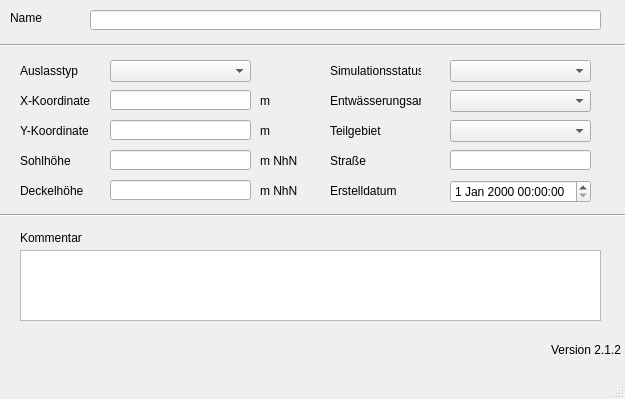
<?xml version="1.0" encoding="UTF-8"?>
<ui version="4.0">
 <class>MainWindow</class>
 <widget class="QMainWindow" name="MainWindow">
  <property name="enabled">
   <bool>true</bool>
  </property>
  <property name="geometry">
   <rect>
    <x>0</x>
    <y>0</y>
    <width>625</width>
    <height>399</height>
   </rect>
  </property>
  <property name="windowTitle">
   <string>MainWindow</string>
  </property>
  <widget class="QWidget" name="centralwidget">
   <widget class="QLabel" name="label">
    <property name="geometry">
     <rect>
      <x>10</x>
      <y>10</y>
      <width>46</width>
      <height>16</height>
     </rect>
    </property>
    <property name="text">
     <string>Name</string>
    </property>
   </widget>
   <widget class="Line" name="line">
    <property name="geometry">
     <rect>
      <x>0</x>
      <y>30</y>
      <width>631</width>
      <height>31</height>
     </rect>
    </property>
    <property name="orientation">
     <enum>Qt::Horizontal</enum>
    </property>
   </widget>
   <widget class="QLabel" name="label_14">
    <property name="geometry">
     <rect>
      <x>20</x>
      <y>230</y>
      <width>81</width>
      <height>16</height>
     </rect>
    </property>
    <property name="text">
     <string>Kommentar</string>
    </property>
   </widget>
   <widget class="QLabel" name="label_11">
    <property name="geometry">
     <rect>
      <x>260</x>
      <y>90</y>
      <width>41</width>
      <height>21</height>
     </rect>
    </property>
    <property name="text">
     <string>m</string>
    </property>
   </widget>
   <widget class="QLabel" name="label_5">
    <property name="geometry">
     <rect>
      <x>20</x>
      <y>180</y>
      <width>81</width>
      <height>21</height>
     </rect>
    </property>
    <property name="text">
     <string>Deckelhöhe</string>
    </property>
   </widget>
   <widget class="QLabel" name="label_8">
    <property name="geometry">
     <rect>
      <x>260</x>
      <y>150</y>
      <width>41</width>
      <height>21</height>
     </rect>
    </property>
    <property name="text">
     <string>m NhN</string>
    </property>
   </widget>
   <widget class="QLabel" name="label_70">
    <property name="geometry">
     <rect>
      <x>330</x>
      <y>180</y>
      <width>91</width>
      <height>21</height>
     </rect>
    </property>
    <property name="text">
     <string>Erstelldatum</string>
    </property>
   </widget>
   <widget class="QLabel" name="label_9">
    <property name="geometry">
     <rect>
      <x>20</x>
      <y>120</y>
      <width>81</width>
      <height>21</height>
     </rect>
    </property>
    <property name="text">
     <string>Y-Koordinate</string>
    </property>
   </widget>
   <widget class="QLabel" name="label_12">
    <property name="geometry">
     <rect>
      <x>260</x>
      <y>120</y>
      <width>41</width>
      <height>21</height>
     </rect>
    </property>
    <property name="text">
     <string>m</string>
    </property>
   </widget>
   <widget class="Line" name="line_2">
    <property name="geometry">
     <rect>
      <x>0</x>
      <y>200</y>
      <width>631</width>
      <height>31</height>
     </rect>
    </property>
    <property name="orientation">
     <enum>Qt::Horizontal</enum>
    </property>
   </widget>
   <widget class="QLabel" name="label_6">
    <property name="geometry">
     <rect>
      <x>20</x>
      <y>90</y>
      <width>81</width>
      <height>21</height>
     </rect>
    </property>
    <property name="text">
     <string>X-Koordinate</string>
    </property>
   </widget>
   <widget class="QLabel" name="label_10">
    <property name="geometry">
     <rect>
      <x>260</x>
      <y>180</y>
      <width>41</width>
      <height>21</height>
     </rect>
    </property>
    <property name="text">
     <string>m NhN</string>
    </property>
   </widget>
   <widget class="QLabel" name="label_3">
    <property name="geometry">
     <rect>
      <x>20</x>
      <y>150</y>
      <width>81</width>
      <height>21</height>
     </rect>
    </property>
    <property name="text">
     <string>Sohlhöhe</string>
    </property>
   </widget>
   <widget class="QLabel" name="label_40">
    <property name="geometry">
     <rect>
      <x>20</x>
      <y>60</y>
      <width>91</width>
      <height>21</height>
     </rect>
    </property>
    <property name="text">
     <string>Auslasstyp</string>
    </property>
   </widget>
   <widget class="QLabel" name="label_4">
    <property name="geometry">
     <rect>
      <x>330</x>
      <y>60</y>
      <width>91</width>
      <height>21</height>
     </rect>
    </property>
    <property name="text">
     <string>Simulationsstatus</string>
    </property>
   </widget>
   <widget class="QLabel" name="label_7">
    <property name="geometry">
     <rect>
      <x>330</x>
      <y>90</y>
      <width>91</width>
      <height>21</height>
     </rect>
    </property>
    <property name="text">
     <string>Entwässerungsart</string>
    </property>
   </widget>
   <widget class="QLabel" name="label_43">
    <property name="geometry">
     <rect>
      <x>330</x>
      <y>150</y>
      <width>91</width>
      <height>21</height>
     </rect>
    </property>
    <property name="text">
     <string>Straße</string>
    </property>
   </widget>
   <widget class="QTextEdit" name="kommentar">
    <property name="geometry">
     <rect>
      <x>20</x>
      <y>250</y>
      <width>581</width>
      <height>71</height>
     </rect>
    </property>
   </widget>
   <widget class="QLineEdit" name="schnam">
    <property name="geometry">
     <rect>
      <x>90</x>
      <y>10</y>
      <width>511</width>
      <height>20</height>
     </rect>
    </property>
   </widget>
   <widget class="QComboBox" name="auslasstyp">
    <property name="geometry">
     <rect>
      <x>110</x>
      <y>60</y>
      <width>141</width>
      <height>22</height>
     </rect>
    </property>
   </widget>
   <widget class="QLineEdit" name="xsch">
    <property name="geometry">
     <rect>
      <x>110</x>
      <y>90</y>
      <width>141</width>
      <height>20</height>
     </rect>
    </property>
   </widget>
   <widget class="QLineEdit" name="ysch">
    <property name="geometry">
     <rect>
      <x>110</x>
      <y>120</y>
      <width>141</width>
      <height>20</height>
     </rect>
    </property>
   </widget>
   <widget class="QLineEdit" name="sohlhoehe">
    <property name="geometry">
     <rect>
      <x>110</x>
      <y>150</y>
      <width>141</width>
      <height>20</height>
     </rect>
    </property>
   </widget>
   <widget class="QLineEdit" name="deckelhoehe">
    <property name="geometry">
     <rect>
      <x>110</x>
      <y>180</y>
      <width>141</width>
      <height>20</height>
     </rect>
    </property>
   </widget>
   <widget class="QComboBox" name="simstatus">
    <property name="enabled">
     <bool>true</bool>
    </property>
    <property name="geometry">
     <rect>
      <x>450</x>
      <y>60</y>
      <width>141</width>
      <height>22</height>
     </rect>
    </property>
   </widget>
   <widget class="QComboBox" name="entwart">
    <property name="geometry">
     <rect>
      <x>450</x>
      <y>90</y>
      <width>141</width>
      <height>22</height>
     </rect>
    </property>
   </widget>
   <widget class="QLineEdit" name="strasse">
    <property name="geometry">
     <rect>
      <x>450</x>
      <y>150</y>
      <width>141</width>
      <height>20</height>
     </rect>
    </property>
   </widget>
   <widget class="QgsDateTimeEdit" name="createdat">
    <property name="geometry">
     <rect>
      <x>450</x>
      <y>180</y>
      <width>141</width>
      <height>23</height>
     </rect>
    </property>
   </widget>
   <widget class="QLabel" name="label_13">
    <property name="geometry">
     <rect>
      <x>330</x>
      <y>120</y>
      <width>71</width>
      <height>21</height>
     </rect>
    </property>
    <property name="text">
     <string>Teilgebiet</string>
    </property>
    <property name="buddy">
     <cstring>simstatus</cstring>
    </property>
   </widget>
   <widget class="QComboBox" name="teilgebiet">
    <property name="geometry">
     <rect>
      <x>450</x>
      <y>120</y>
      <width>141</width>
      <height>22</height>
     </rect>
    </property>
   </widget>
   <widget class="QLabel" name="lb_version">
    <property name="geometry">
     <rect>
      <x>550</x>
      <y>340</y>
      <width>71</width>
      <height>20</height>
     </rect>
    </property>
    <property name="toolTip">
     <string>Version QKan Import</string>
    </property>
    <property name="text">
     <string>Version 2.1.2</string>
    </property>
    <property name="alignment">
     <set>Qt::AlignRight|Qt::AlignTrailing|Qt::AlignVCenter</set>
    </property>
   </widget>
  </widget>
  <widget class="QMenuBar" name="menubar">
   <property name="geometry">
    <rect>
     <x>0</x>
     <y>0</y>
     <width>625</width>
     <height>21</height>
    </rect>
   </property>
  </widget>
  <widget class="QStatusBar" name="statusbar"/>
 </widget>
 <customwidgets>
  <customwidget>
   <class>QgsDateTimeEdit</class>
   <extends>QDateTimeEdit</extends>
   <header>qgsdatetimeedit.h</header>
  </customwidget>
 </customwidgets>
 <tabstops>
  <tabstop>schnam</tabstop>
  <tabstop>auslasstyp</tabstop>
  <tabstop>xsch</tabstop>
  <tabstop>ysch</tabstop>
  <tabstop>sohlhoehe</tabstop>
  <tabstop>deckelhoehe</tabstop>
  <tabstop>simstatus</tabstop>
  <tabstop>entwart</tabstop>
  <tabstop>strasse</tabstop>
  <tabstop>createdat</tabstop>
  <tabstop>kommentar</tabstop>
 </tabstops>
 <resources/>
 <connections/>
</ui>
